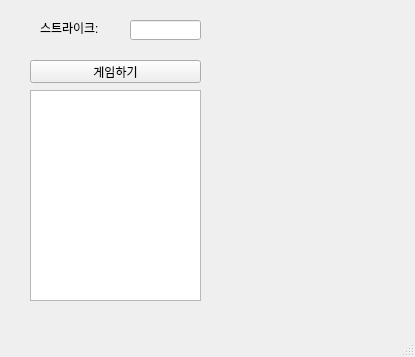
<?xml version="1.0" encoding="UTF-8"?>
<ui version="4.0">
 <class>MainWindow</class>
 <widget class="QMainWindow" name="MainWindow">
  <property name="geometry">
   <rect>
    <x>0</x>
    <y>0</y>
    <width>415</width>
    <height>357</height>
   </rect>
  </property>
  <property name="windowTitle">
   <string>MainWindow</string>
  </property>
  <widget class="QWidget" name="centralwidget">
   <widget class="QLabel" name="lbl">
    <property name="geometry">
     <rect>
      <x>40</x>
      <y>20</y>
      <width>81</width>
      <height>16</height>
     </rect>
    </property>
    <property name="text">
     <string>스트라이크:</string>
    </property>
   </widget>
   <widget class="QLineEdit" name="le">
    <property name="geometry">
     <rect>
      <x>130</x>
      <y>20</y>
      <width>71</width>
      <height>20</height>
     </rect>
    </property>
   </widget>
   <widget class="QPushButton" name="pb">
    <property name="geometry">
     <rect>
      <x>30</x>
      <y>60</y>
      <width>171</width>
      <height>23</height>
     </rect>
    </property>
    <property name="text">
     <string>게임하기</string>
    </property>
   </widget>
   <widget class="QTextEdit" name="te">
    <property name="geometry">
     <rect>
      <x>30</x>
      <y>90</y>
      <width>171</width>
      <height>211</height>
     </rect>
    </property>
   </widget>
  </widget>
  <widget class="QMenuBar" name="menubar">
   <property name="geometry">
    <rect>
     <x>0</x>
     <y>0</y>
     <width>415</width>
     <height>21</height>
    </rect>
   </property>
  </widget>
  <widget class="QStatusBar" name="statusbar"/>
 </widget>
 <resources/>
 <connections/>
</ui>
